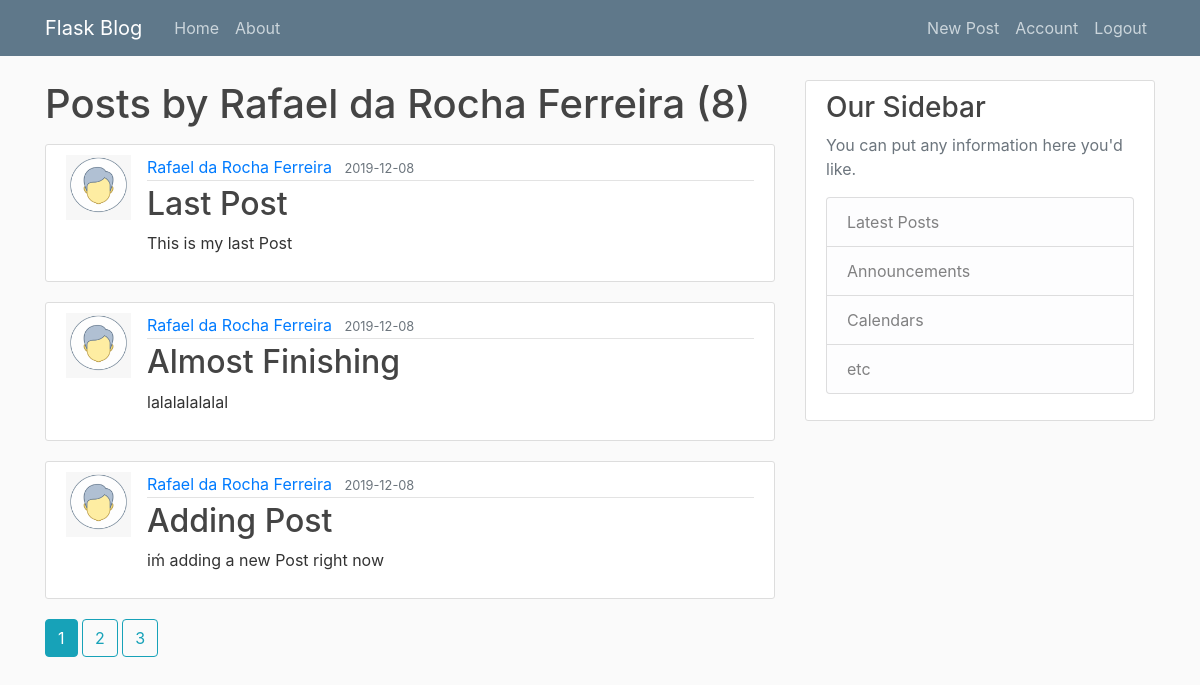
Before: /user/Rafael da Rocha Ferreira (signed in) with the older database file.
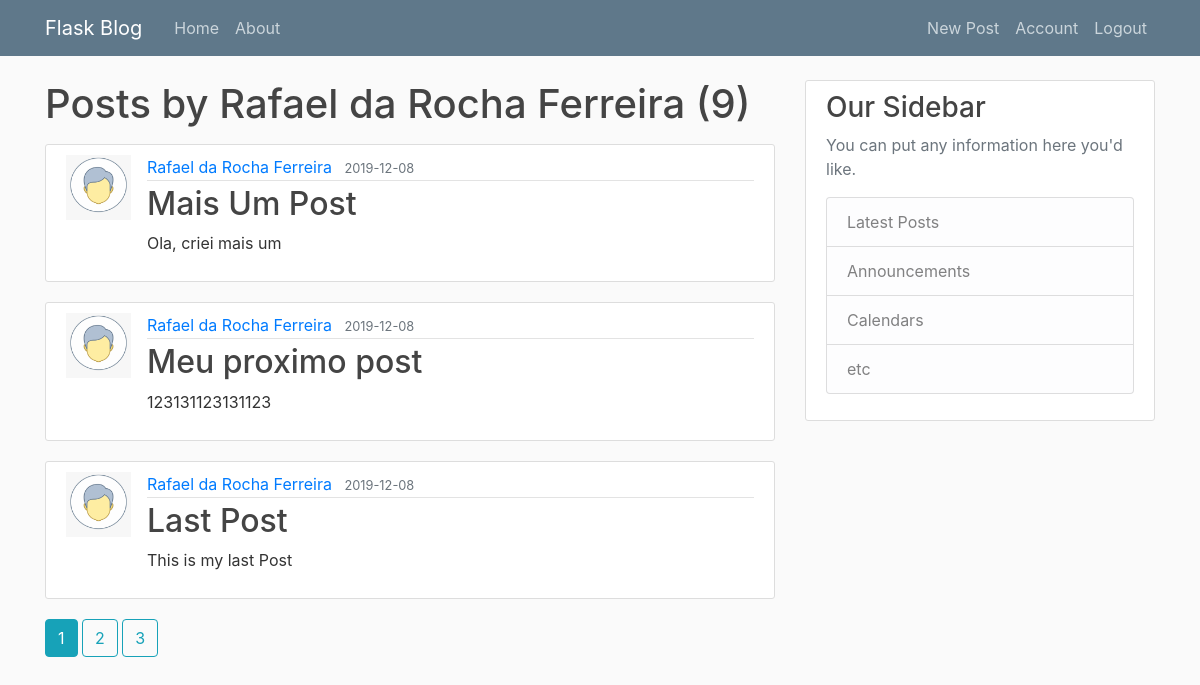
After: the same page with the newer database file.
### app/models/tables.py (models this page shows, shortened)
class User(db.Model, UserMixin):
    __tablename_ = "user"
    id = db.Column(db.Integer, primary_key=True)
    username = db.Column(db.String(20), unique=True, nullable=False)
    email = db.Column(db.String(120), unique=True, nullable=False)
    image_file = db.Column(db.String(120), nullable=False, default="default.png")
    password = db.Column(db.String(60), nullable=False)
    posts = db.relationship('Post', backref="author", lazy=True)

class Post(db.Model):
    __tablename__ = "post"
    id = db.Column(db.Integer, primary_key=True)
    title = db.Column(db.String(100), nullable=False)
    date_posted = db.Column(db.DateTime, nullable=False, default=datetime.utcnow)
    content = db.Column(db.Text, nullable=False)
    user_id = db.Column(db.Integer, db.ForeignKey('user.id'), nullable=False)

### app/controllers/default.py (the view)
@app.route("/user/<string:username>")
@login_required
def user_posts(username):
    page = request.args.get('page', 1, type=int)
    user = User.query.filter_by(username=username).first_or_404()
    posts = Post.query\
        .filter_by(author=user)\
        .order_by(Post.date_posted.desc())\
        .paginate(page=page, per_page=3)
    return render_template("user_posts.html", posts=posts, user=user)

### app/models/tables.py (called while the page is built)
@login_maneger.user_loader
def load_user(user_id):
    return User.query.get(int(user_id))

### app/templates/user_posts.html
{% extends "./bases/firstLayout.html" %}
{% block content%}
    <h1 class="mb-3">Posts by {{ user.username }} ({{ posts.total }})</h1>
    {% for post in posts.items%}
    <article class="media content-section">
        <img class="'rounded-circle article-img" src="{{ url_for('static', filename='profiles_pic/' + post.author.image_file) }}">
        <div class="media-body">
            <div class="article-metadata">
            <a class="mr-2" href="{{ url_for('user_posts', username=post.author.username) }}">{{ post.author.username }}</a>
            <small class="text-muted">{{ post.date_posted.strftime('%Y-%m-%d') }}</small>
            </div>
            <h2><a class="article-title" href="{{ url_for('post', post_id=post.id) }}">{{ post.title }}</a></h2>
            <p class="article-content">{{ post.content }}</p>
        </div>
    </article>
    {% endfor %}
    {% for page_num in posts.iter_pages(left_edge=1, right_edge=1, left_current=1, right_current=2) %}
        {% if page_num %}
            {% if posts.page == page_num %}
                <a class="btn btn-info mb-4" href="{{url_for('user_posts', username=user.username, page=page_num)}}">{{ page_num }}</a>
            {% else %}
                <a class="btn btn-outline-info mb-4" href="{{url_for('user_posts', username=user.username, page=page_num)}}">{{ page_num }}</a>
            {% endif %}
        {% else %}
            ...
        {% endif %}
    {% endfor %}
{% endblock content %}

### app/templates/bases/firstLayout.html (shortened to what this page needs)
<!DOCTYPE html>
<html lang="pt-br">
<head>
    <link rel="stylesheet" href="{{ url_for('static', filename= 'css/bootstrap.min.css') }}">
    <link rel="stylesheet" href="{{ url_for('static', filename= 'css/main.css') }}">
</head>
<body>
    <header class="site-header">
        <nav class="navbar navbar-expand-md navbar-dark bg-steel fixed-top">
            <div class="container">
            <a class="navbar-brand mr-4" href="/">Flask Blog</a>
            <div class="collapse navbar-collapse" id="navbarToggle">
                <div class="navbar-nav mr-auto">
                <a class="nav-item nav-link" href="/">Home</a>
                <a class="nav-item nav-link" href="/about">About</a>
                </div>
                <div class="navbar-nav">
                    {% if current_user.is_authenticated %}
                        <a class="nav-item nav-link" href="/post/new">New Post</a>
                        <a class="nav-item nav-link" href="/account">Account</a>
                        <a class="nav-item nav-link" href="/logout">Logout</a>
                    {% else %}
                        <a class="nav-item nav-link" href="/login">Login</a>
                        <a class="nav-item nav-link" href="/register">Register</a>
                    {% endif %}
                </div>
            </div>
            </div>
        </nav>
    </header>
    <main role="main" class="container">
        <div class="row">
            <div class="col-md-8">
            {% block content %}{% endblock %}
            </div>
            <div class="col-md-4">
            <div class="content-section">
                <h3>Our Sidebar</h3>
                <p class='text-muted'>You can put any information here you'd like.
                <ul class="list-group">
                    <li class="list-group-item list-group-item-light">Latest Posts</li>
                    <li class="list-group-item list-group-item-light">Announcements</li>
                    <li class="list-group-item list-group-item-light">Calendars</li>
                    <li class="list-group-item list-group-item-light">etc</li>
                </ul>
                </p>
            </div>
            </div>
        </div>
    </main>
</body>
</html>

### app/static/css/main.css (style rules this page uses)
body { background: #fafafa; color: #333333; margin-top: 5rem; }
h1, h2, h3, h4, h5, h6 { color: #444444; }
.bg-steel { background-color: #5f788a; }
.site-header .navbar-nav .nav-link { color: #cbd5db; }
.content-section { background: #ffffff; padding: 10px 20px; border: 1px solid #dddddd; border-radius: 3px; margin-bottom: 20px; }
.article-title { color: #444444; }
.article-content { white-space: pre-line; }
.article-img { height: 65px; width: 65px; margin-right: 16px; }
.article-metadata { padding-bottom: 1px; margin-bottom: 4px; border-bottom: 1px solid #e3e3e3 }

Changed rows visible on the page:
no longer on this page (row unchanged): Post: image_file (placeholder picture), author.username "Rafael da Rocha Ferreira", date_posted "2019-12-08", title "Almost Finishing", content "lalalalalalal"
no longer on this page (row unchanged): Post: image_file (placeholder picture), author.username "Rafael da Rocha Ferreira", date_posted "2019-12-08", title "Adding Post", content "iḿ adding a new Post right now"
added Post: image_file (placeholder picture), author.username "Rafael da Rocha Ferreira", date_posted "2019-12-08", title "Mais Um Post", content "Ola, criei mais um"
added Post: image_file (placeholder picture), author.username "Rafael da Rocha Ferreira", date_posted "2019-12-08", title "Meu proximo post", content "123131123131123"
Other visible differences:
{{ posts.total }}: "8" → "9"
